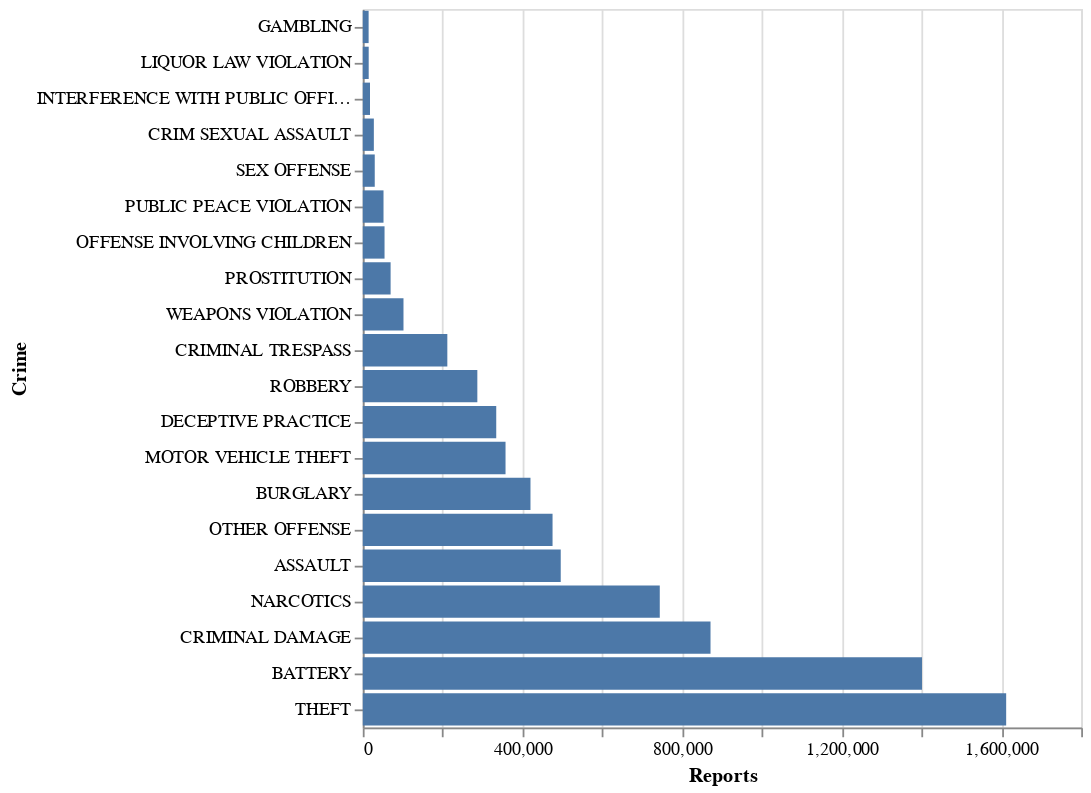

The notebook cell saved with this chart:
### Code cell
# crimes by type bar chart
alt.Chart(crimes_by_type[0:20]).mark_bar().encode(
  x={'field': 'Total', 'type': 'quantitative', 'title': 'Reports'},
  y={'field': 'Primary Type', 'type': 'nominal', 'title': 'Crime', 'sort': 'x'},
  tooltip=[
    {'field': 'Primary Type', 'type': 'nominal', 'title': 'Crime Type'},
    {'field': 'Total', 'type': 'quantitative', 'title': 'Reports'}
  ]
)

### Figure 1 — Vega-Lite specification as saved in the notebook (floating-point values rounded to 4 significant figures)
{"config": {"view": {"continuousWidth": 400, "continuousHeight": 300}}, "data": {"name": "data-46ed5c49f4ba17e24c14f20437aea1c6"}, "mark": "bar", "encoding": {"tooltip": [{"type": "nominal", "field": "Primary Type", "title": "Crime Type"}, {"type": "quantitative", "field": "Total", "title": "Reports"}], "x": {"type": "quantitative", "field": "Total", "title": "Reports"}, "y": {"type": "nominal", "field": "Primary Type", "sort": "x", "title": "Crime"}}, "$schema": "https://vega.github.io/schema/vega-lite/v4.8.1.json", "datasets": {"data-46ed5c49f4ba17e24c14f20437aea1c6": [{"Primary Type": "THEFT", "Total": 1612023}, {"Primary Type": "BATTERY", "Total": 1401115}, {"Primary Type": "CRIMINAL DAMAGE", "Total": 871255}, {"Primary Type": "NARCOTICS", "Total": 744105}, {"Primary Type": "ASSAULT", "Total": 495960}, {"Primary Type": "OTHER OFFENSE", "Total": 475452}, {"Primary Type": "BURGLARY", "Total": 420155}, {"Primary Type": "MOTOR VEHICLE THEFT", "Total": 357647}, {"Primary Type": "DECEPTIVE PRACTICE", "Total": 334363}, {"Primary Type": "ROBBERY", "Total": 287001}, {"Primary Type": "CRIMINAL TRESPASS", "Total": 211814}, {"Primary Type": "WEAPONS VIOLATION", "Total": 101961}, {"Primary Type": "PROSTITUTION", "Total": 69705}, {"Primary Type": "OFFENSE INVOLVING CHILDREN", "Total": 54501}, {"Primary Type": "PUBLIC PEACE VIOLATION", "Total": 51914}, {"Primary Type": "SEX OFFENSE", "Total": 29950}, {"Primary Type": "CRIM SEXUAL ASSAULT", "Total": 27706}, {"Primary Type": "INTERFERENCE WITH PUBLIC OFFICER", "Total": 18121}, {"Primary Type": "LIQUOR LAW VIOLATION", "Total": 14793}, {"Primary Type": "GAMBLING", "Total": 14616}]}}
